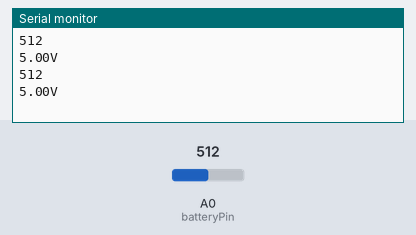
This sketch was run on a simulated Arduino Uno, built with avr-gcc and run on an emulated ATmega328P. On the bench: the last lines printed to the serial monitor. The test bench sets the inputs (shaded band); at power-on: A0 (batteryPin) = 512.

Above: at 1.8 s.
1.9 s: A0 (batteryPin) set to 716
At 2.7 s:
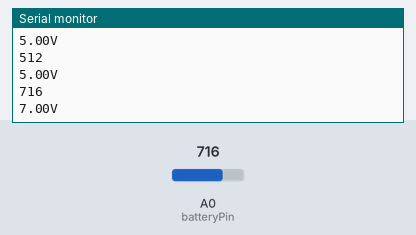
3.4 s: A0 (batteryPin) set to 900
At 4.8 s:
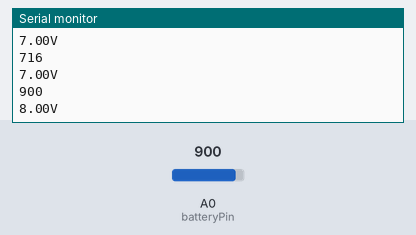
Timing chart, 0 to 6.4 s (numbered marks = the images above; inputs shaded):
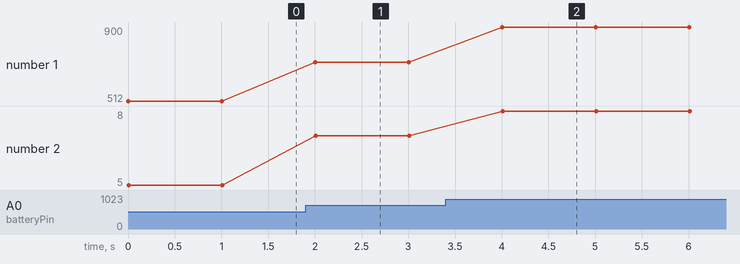

Measured:
- after the input at 1.9 s, the serial monitor: prints a new line after 0.10 s (image 1)
- after the input at 3.4 s, the serial monitor: prints a new line after 0.60 s (image 2)
- plotted number 1: 512 → 716 after the input at 1.9 s, 716 → 900 after the input at 3.4 s
- plotted number 2: 5 → 7 after the input at 1.9 s, 7 → 8 after the input at 3.4 s

The sketch:

batteryReadVoltage-9VbatteryLevel.ino
```cpp
int batteryPin = A0;

const float referenceVolts = 5;

const float R1 = 1000;
const float R2 = 1000;

const float resistorFactor = 1023.0 / (R2/(R2+R1));

/*
 *  5.0V   -- 1023
 *  4.5V   -- 920
 */

void setup() {
  Serial.begin(9600);
}

void loop() {

    int value = analogRead(batteryPin);

    float volts = map(value,0,920,0,9);
    Serial.println(value);
    Serial.print(volts);
    Serial.println('V');
    delay(1000);
   /*
    *
    int batteryLevel = map(value,0,675,0,100);

    Serial.print(batteryLevel);
    Serial.println("%");
    delay(1000);
    *
    */
}
```
